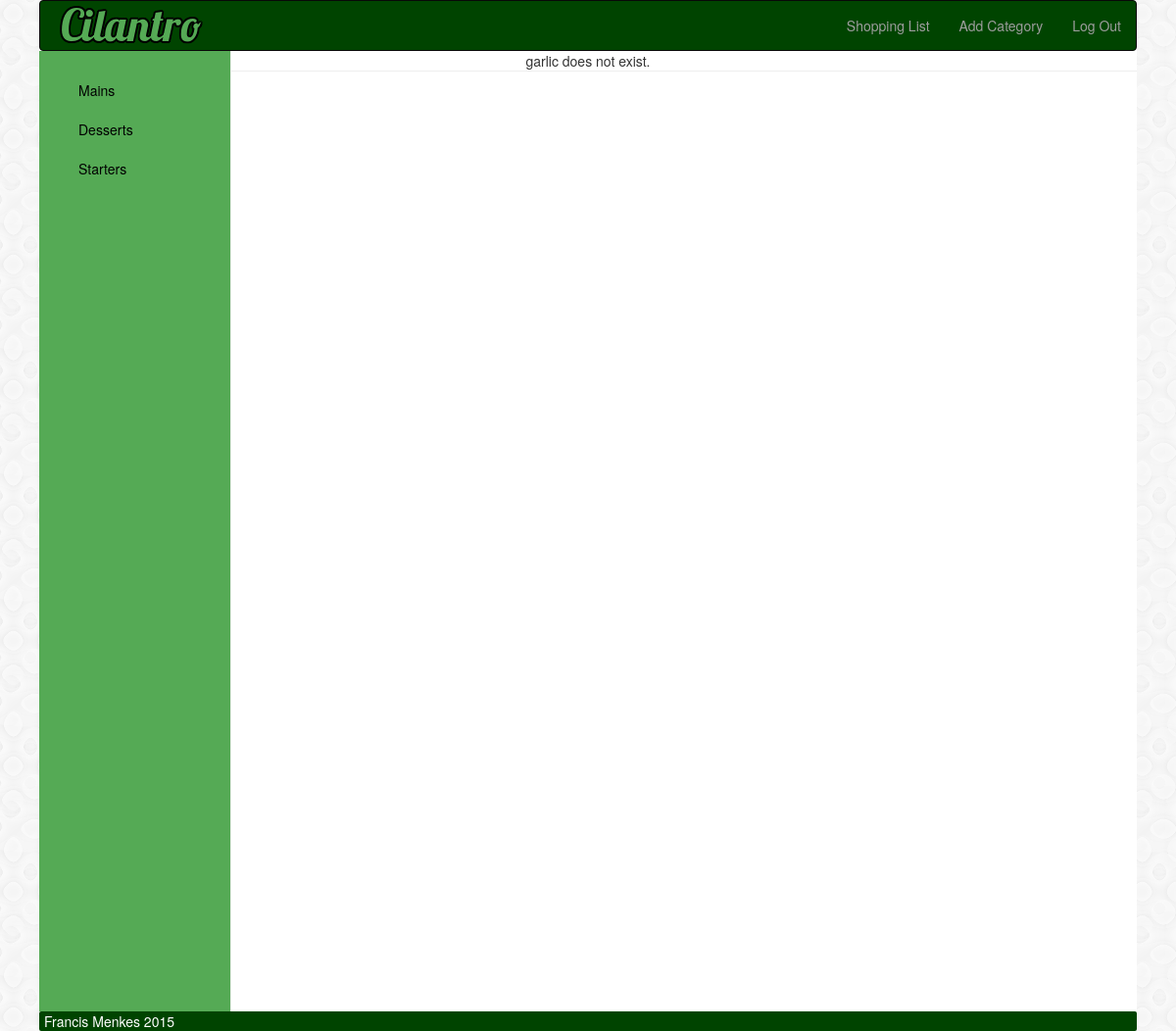
Page /cilantro/garlic/ (signed in) on the committed database.
### cilantro/models.py (models this page shows, shortened)
class Category(models.Model):
    name = models.CharField(max_length=128, unique=True)
    user = models.ForeignKey(User)
    slug = models.SlugField(unique=True)
    class Meta:
        verbose_name_plural = "categories"

### cilantro/views.py (the view)
# urls.py: url(r'^(?P<category_name_slug>[\w\-]+)/$', views.category, name="category"),
def category(request, category_name_slug):
    context_dict = {}
    try:
        category = Category.objects.get(slug=category_name_slug)
        recipes = Recipe.objects.filter(category=category)
        context_dict['category'] = category
        context_dict['category_name_slug'] = category_name_slug
        context_dict['recipes'] = recipes
    except Category.DoesNotExist:
        context_dict['not_found'] = category_name_slug
    return render(request, 'cilantro/category.html', context_dict)

### cilantro/templatetags/cilantro_extras.py (called while the page is built)
@register.inclusion_tag('cilantro/cats.html')
def get_category_list(user, cat=None):
    return {'cats': Category.objects.filter(user=user), 'act_cat': cat, 'recipes': Recipe.objects.all(), 'user': user}

### templates/cilantro/category.html
{% extends 'base.html' %}
{% block body_block %}
    {% if category %}
    <div class="cilantro-header"><h1>{{ not_found }} does not exist.</h1></div>
    {% if recipes %}
        <ul>
        {% for recipe in recipes %}
            <li><a href="{% url 'recipe' category_name_slug recipe.slug %}">{{ recipe.name }}</a></li>
        {% endfor %}
        </ul>
    {% else %}
        <strong>This category has no recipes!</strong>
    {% endif %}
    {% else %}
        <div class="cilantro-header">{{ not_found }} does not exist.</div>
    {% endif %}
{% endblock %}

### templates/cilantro/cats.html (shortened to what this page needs)
<ul class="nav nav-sidebar">
{% if cats %}
    {% for c in cats %}
        {% if c.name != "Shopping Lists" %}
           <li>
               <a class="category-item" href="#">{{ c.name }}</a>
                           </li>
        {% endif %}
       {% endfor %}
{% else %}
       <li><strong>There are no categories present.</strong></li>
{% endif %}
    </ul>

### static/css/cilantro.css (style rules this page uses)
body { width: auto; max-width: 80em; margin: auto; }
.cilantro-header { padding-bottom: 0px; border-bottom: 1px solid #eee; margin-bottom: 10px; text-align: center; }
.nav-sidebar { margin-right: -21px; margin-bottom: 20px; margin-left: -20px; }
.nav-sidebar > li > a { color: #000; padding-right: 100px; padding-left: 40px; }

### rows in the picture
Category: name "Mains"
Category: name "Desserts"
Category: name "Starters"

### other values in the picture
{{ not_found }} "garlic"
